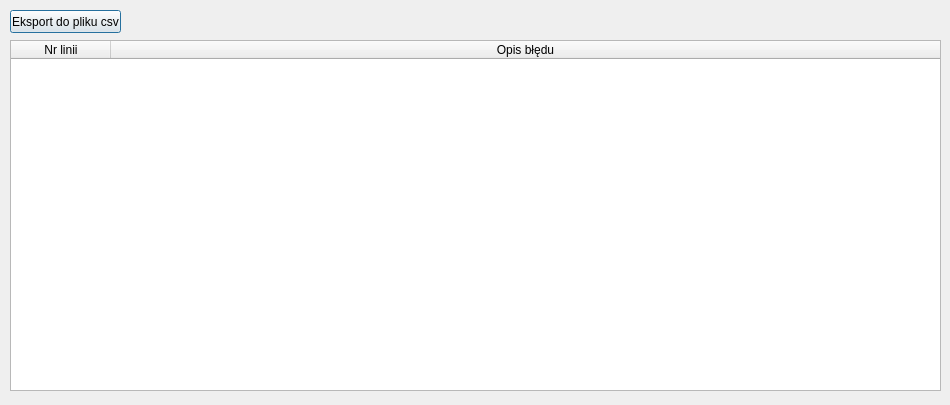
<?xml version="1.0" encoding="UTF-8"?>
<ui version="4.0">
 <class>Dialog</class>
 <widget class="QDialog" name="Dialog">
  <property name="geometry">
   <rect>
    <x>0</x>
    <y>0</y>
    <width>950</width>
    <height>405</height>
   </rect>
  </property>
  <property name="windowTitle">
   <string>Raport walidacji składniowej GML</string>
  </property>
  <widget class="QTableWidget" name="report_table">
   <property name="geometry">
    <rect>
     <x>10</x>
     <y>40</y>
     <width>931</width>
     <height>351</height>
    </rect>
   </property>
   <attribute name="horizontalHeaderCascadingSectionResizes">
    <bool>false</bool>
   </attribute>
   <attribute name="horizontalHeaderStretchLastSection">
    <bool>true</bool>
   </attribute>
   <attribute name="verticalHeaderCascadingSectionResizes">
    <bool>false</bool>
   </attribute>
   <attribute name="verticalHeaderShowSortIndicator" stdset="0">
    <bool>false</bool>
   </attribute>
   <attribute name="verticalHeaderStretchLastSection">
    <bool>false</bool>
   </attribute>
   <column>
    <property name="text">
     <string>Nr linii</string>
    </property>
   </column>
   <column>
    <property name="text">
     <string>Opis błędu</string>
    </property>
   </column>
  </widget>
  <widget class="QPushButton" name="export_to_csv_button">
   <property name="geometry">
    <rect>
     <x>10</x>
     <y>10</y>
     <width>111</width>
     <height>23</height>
    </rect>
   </property>
   <property name="text">
    <string>Eksport do pliku csv</string>
   </property>
  </widget>
 </widget>
 <resources/>
 <connections/>
</ui>
